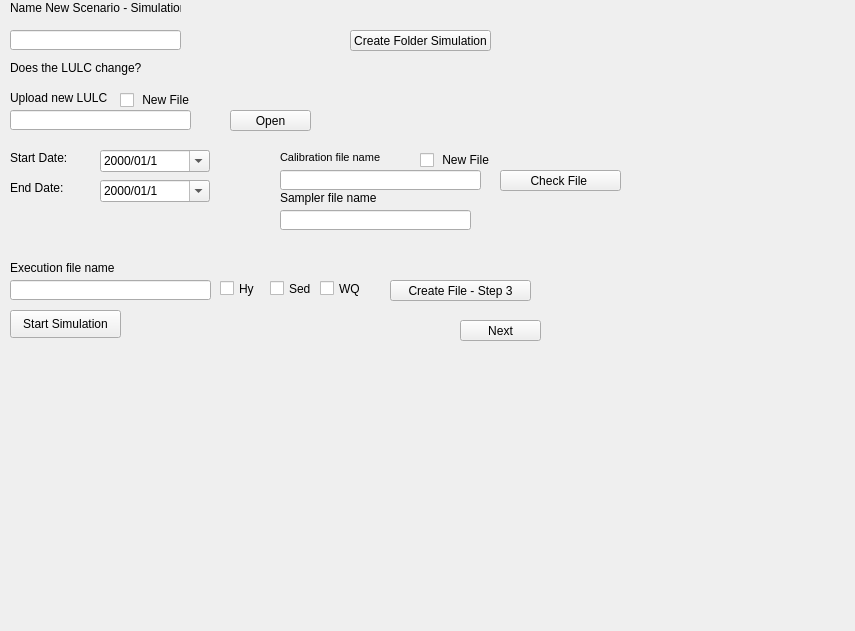
            <widget class="QWidget" name="step2">
             <property name="geometry">
              <rect>
               <x>0</x>
               <y>0</y>
               <width>855</width>
               <height>631</height>
              </rect>
             </property>
             <attribute name="label">
              <string>Option - 1 Static simulation</string>
             </attribute>
             <widget class="QPushButton" name="Create_folder_NbS">
              <property name="geometry">
               <rect>
                <x>350</x>
                <y>30</y>
                <width>141</width>
                <height>21</height>
               </rect>
              </property>
              <property name="text">
               <string>Create Folder Simulation</string>
              </property>
             </widget>
             <widget class="QLabel" name="label_42">
              <property name="geometry">
               <rect>
                <x>10</x>
                <y>60</y>
                <width>131</width>
                <height>16</height>
               </rect>
              </property>
              <property name="text">
               <string>&lt;html&gt;&lt;head/&gt;&lt;body&gt;&lt;p&gt;Does the LULC change?&lt;/p&gt;&lt;/body&gt;&lt;/html&gt;</string>
              </property>
             </widget>
             <widget class="QLabel" name="label_45">
              <property name="geometry">
               <rect>
                <x>10</x>
                <y>180</y>
                <width>141</width>
                <height>16</height>
               </rect>
              </property>
              <property name="text">
               <string>&lt;html&gt;&lt;head/&gt;&lt;body&gt;&lt;p&gt;End Date:&lt;/p&gt;&lt;/body&gt;&lt;/html&gt;</string>
              </property>
             </widget>
             <widget class="QPushButton" name="Run_Simulation_NbS">
              <property name="geometry">
               <rect>
                <x>10</x>
                <y>310</y>
                <width>111</width>
                <height>28</height>
               </rect>
              </property>
              <property name="text">
               <string>Start Simulation</string>
              </property>
             </widget>
             <widget class="QLineEdit" name="name_scenario_Nbs">
              <property name="geometry">
               <rect>
                <x>10</x>
                <y>30</y>
                <width>171</width>
                <height>20</height>
               </rect>
              </property>
             </widget>
             <widget class="QPushButton" name="Button_Step_s3">
              <property name="geometry">
               <rect>
                <x>460</x>
                <y>320</y>
                <width>81</width>
                <height>21</height>
               </rect>
              </property>
              <property name="text">
               <string>Next</string>
              </property>
             </widget>
             <widget class="QLineEdit" name="LULC_PATH">
              <property name="geometry">
               <rect>
                <x>10</x>
                <y>110</y>
                <width>181</width>
                <height>20</height>
               </rect>
              </property>
             </widget>
             <widget class="QPushButton" name="select_LULC">
              <property name="geometry">
               <rect>
                <x>230</x>
                <y>110</y>
                <width>81</width>
                <height>21</height>
               </rect>
              </property>
              <property name="text">
               <string>Open</string>
              </property>
             </widget>
             <widget class="QLabel" name="label_44">
              <property name="geometry">
               <rect>
                <x>10</x>
                <y>0</y>
                <width>171</width>
                <height>16</height>
               </rect>
              </property>
              <property name="text">
               <string>&lt;html&gt;&lt;head/&gt;&lt;body&gt;&lt;p&gt;Name New Scenario - Simulation&lt;/p&gt;&lt;/body&gt;&lt;/html&gt;</string>
              </property>
             </widget>
             <widget class="QPushButton" name="Create_File_Exe">
              <property name="geometry">
               <rect>
                <x>390</x>
                <y>280</y>
                <width>141</width>
                <height>21</height>
               </rect>
              </property>
              <property name="text">
               <string>Create File - Step 3</string>
              </property>
             </widget>
             <widget class="QDateEdit" name="start_date_s_nbs">
              <property name="geometry">
               <rect>
                <x>100</x>
                <y>150</y>
                <width>110</width>
                <height>22</height>
               </rect>
              </property>
              <property name="currentSection">
               <enum>QDateTimeEdit::YearSection</enum>
              </property>
              <property name="displayFormat">
               <string>yyyy/MM/d</string>
              </property>
              <property name="calendarPopup">
               <bool>true</bool>
              </property>
              <property name="timeSpec">
               <enum>Qt::LocalTime</enum>
              </property>
             </widget>
             <widget class="QDateEdit" name="end_date_s_nbs">
              <property name="geometry">
               <rect>
                <x>100</x>
                <y>180</y>
                <width>110</width>
                <height>22</height>
               </rect>
              </property>
              <property name="currentSection">
               <enum>QDateTimeEdit::YearSection</enum>
              </property>
              <property name="displayFormat">
               <string>yyyy/MM/d</string>
              </property>
              <property name="calendarPopup">
               <bool>true</bool>
              </property>
              <property name="timeSpec">
               <enum>Qt::LocalTime</enum>
              </property>
             </widget>
             <widget class="QLabel" name="label_57">
              <property name="geometry">
               <rect>
                <x>10</x>
                <y>260</y>
                <width>161</width>
                <height>16</height>
               </rect>
              </property>
              <property name="text">
               <string>&lt;html&gt;&lt;head/&gt;&lt;body&gt;&lt;p&gt;Execution file name&lt;/p&gt;&lt;/body&gt;&lt;/html&gt;</string>
              </property>
             </widget>
             <widget class="QLabel" name="label_56">
              <property name="geometry">
               <rect>
                <x>10</x>
                <y>150</y>
                <width>141</width>
                <height>16</height>
               </rect>
              </property>
              <property name="text">
               <string>&lt;html&gt;&lt;head/&gt;&lt;body&gt;&lt;p&gt;Start Date:&lt;/p&gt;&lt;/body&gt;&lt;/html&gt;</string>
              </property>
             </widget>
             <widget class="QLineEdit" name="name_Execution_Nbs">
              <property name="geometry">
               <rect>
                <x>10</x>
                <y>280</y>
                <width>201</width>
                <height>20</height>
               </rect>
              </property>
             </widget>
             <widget class="QLabel" name="label_43">
              <property name="geometry">
               <rect>
                <x>10</x>
                <y>90</y>
                <width>121</width>
                <height>16</height>
               </rect>
              </property>
              <property name="text">
               <string>&lt;html&gt;&lt;head/&gt;&lt;body&gt;&lt;p&gt;Upload new LULC&lt;/p&gt;&lt;/body&gt;&lt;/html&gt;</string>
              </property>
             </widget>
             <widget class="QLineEdit" name="name_calibration_file">
              <property name="geometry">
               <rect>
                <x>280</x>
                <y>170</y>
                <width>201</width>
                <height>20</height>
               </rect>
              </property>
             </widget>
             <widget class="QLabel" name="label_31">
              <property name="geometry">
               <rect>
                <x>280</x>
                <y>150</y>
                <width>161</width>
                <height>16</height>
               </rect>
              </property>
              <property name="text">
               <string>&lt;html&gt;&lt;head/&gt;&lt;body&gt;&lt;p&gt;&lt;span style=&quot; font-size:8pt;&quot;&gt;Calibration file name&lt;/span&gt;&lt;/p&gt;&lt;/body&gt;&lt;/html&gt;</string>
              </property>
             </widget>
             <widget class="QLineEdit" name="sampler_file_name_Nbs">
              <property name="geometry">
               <rect>
                <x>280</x>
                <y>210</y>
                <width>191</width>
                <height>20</height>
               </rect>
              </property>
             </widget>
             <widget class="QLabel" name="label_34">
              <property name="geometry">
               <rect>
                <x>280</x>
                <y>190</y>
                <width>161</width>
                <height>16</height>
               </rect>
              </property>
              <property name="text">
               <string>&lt;html&gt;&lt;head/&gt;&lt;body&gt;&lt;p&gt;Sampler file name&lt;/p&gt;&lt;/body&gt;&lt;/html&gt;</string>
              </property>
             </widget>
             <widget class="QCheckBox" name="Check_Base_File_3">
              <property name="geometry">
               <rect>
                <x>420</x>
                <y>150</y>
                <width>71</width>
                <height>20</height>
               </rect>
              </property>
              <property name="text">
               <string> New File</string>
              </property>
             </widget>
             <widget class="QPushButton" name="Check_Files_cal_nbs">
              <property name="geometry">
               <rect>
                <x>500</x>
                <y>170</y>
                <width>121</width>
                <height>21</height>
               </rect>
              </property>
              <property name="text">
               <string>Check File </string>
              </property>
             </widget>
             <widget class="QCheckBox" name="Check_Base_File_4">
              <property name="geometry">
               <rect>
                <x>120</x>
                <y>90</y>
                <width>71</width>
                <height>20</height>
               </rect>
              </property>
              <property name="text">
               <string> New File</string>
              </property>
             </widget>
             <widget class="QCheckBox" name="Hydro_Model_2">
              <property name="geometry">
               <rect>
                <x>220</x>
                <y>280</y>
                <width>70</width>
                <height>17</height>
               </rect>
              </property>
              <property name="text">
               <string>Hy</string>
              </property>
             </widget>
             <widget class="QCheckBox" name="Water_Q_Model_2">
              <property name="geometry">
               <rect>
                <x>320</x>
                <y>280</y>
                <width>70</width>
                <height>17</height>
               </rect>
              </property>
              <property name="text">
               <string>WQ</string>
              </property>
             </widget>
             <widget class="QCheckBox" name="Sediments_Model_2">
              <property name="geometry">
               <rect>
                <x>270</x>
                <y>280</y>
                <width>70</width>
                <height>17</height>
               </rect>
              </property>
              <property name="text">
               <string>Sed</string>
              </property>
             </widget>
            </widget>
